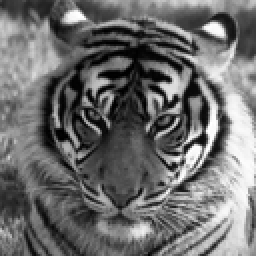
#> input picture img1.png, 128 x 128 px (shown 2 times larger)
$ python Dither.py img1.png img2.png out.png
#> lines starting #> are read from the running program, lines starting #| are printed output that depends on the picture; after the words box and inside, x2 and y2 are one past the last pixel; in counts of white or black regions, pixels touching at a corner belong together
import numpy as np
import cv2
import math
import sys

filename = sys.argv[1]
filtername = sys.argv[2]
resultname = sys.argv[3]
img = cv2.imread(filename, cv2.IMREAD_GRAYSCALE)
#> img is the input picture: shape (128, 128); min 0, max 255, mean 109.1
Filter = cv2.imread(filtername, cv2.IMREAD_GRAYSCALE)
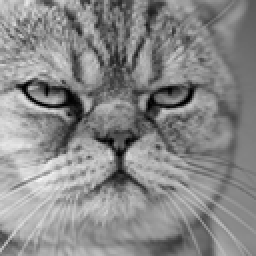
#> input picture img2.png, 128 x 128 px (shown 2 times larger)
#> Filter is the input picture: shape (128, 128); min 0, max 247, mean 136.5
res = np.zeros((img.shape[0], img.shape[1]))
for i in range(0, img.shape[0]):
    for j in range(0, img.shape[1]):
        fi = i % img.shape[0]
        fj = j % img.shape[1]
        if img[i][j] > Filter[fi][fj]:
            res[i][j] = 255
        else:
            res[i][j] = 0
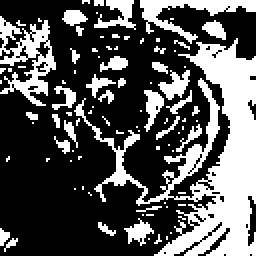
#> res: shape (128, 128) float64 (shown 2 times larger); 33.6% white; 92 white regions (71 under 20 px), largest, box (x1, y1, x2, y2) and area: (37, 19, 128, 128) 3092, (0, 8, 28, 53) 548, (70, 0, 128, 22) 408
cv2.imwrite(resultname, res)
